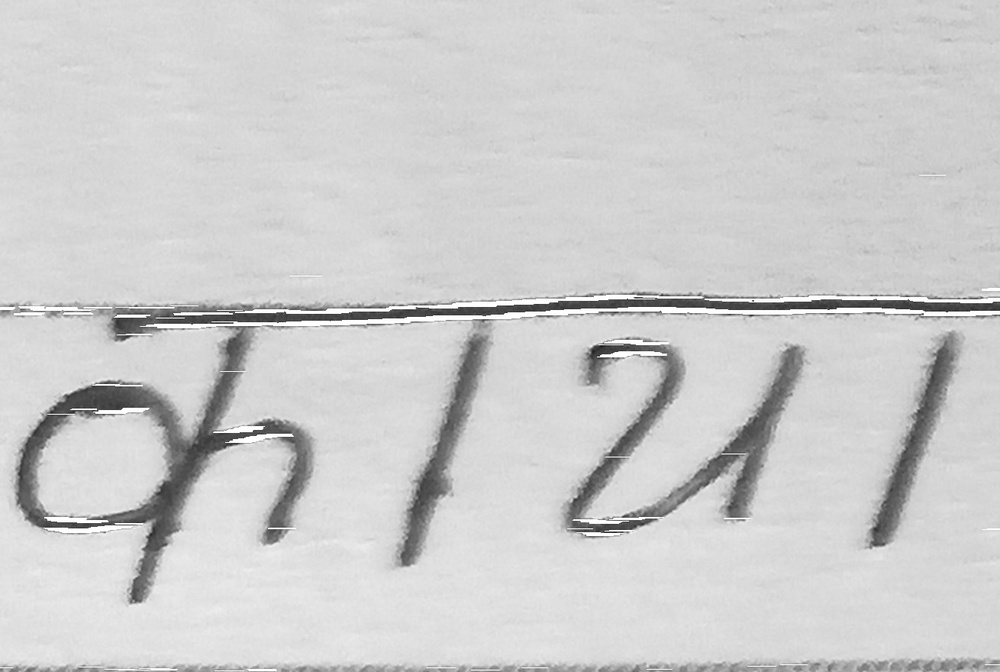
#> input picture Practice/masked_img.jpg, 1000 x 672 px, shrunk from 1310 x 880 before the run
$ jupyter execute SEGM.ipynb
#> lines starting #> are read from the running program, lines starting #| are printed output that depends on the picture; after the words box and inside, x2 and y2 are one past the last pixel; in counts of white or black regions, pixels touching at a corner belong together
[cell 1]
import cv2

[cell 2]
import numpy as np

[cell 3]
#read image
img = cv2.imread('masked_img.jpg')
#> img is the input picture: shape (672, 1000, 3); min 19, max 255, mean 205.1

#grayscale
gray = cv2.cvtColor(img,cv2.COLOR_BGR2GRAY)
cv2.waitKey(0)

#binarize
ret,thresh = cv2.threshold(gray,127,255,cv2.THRESH_BINARY_INV)
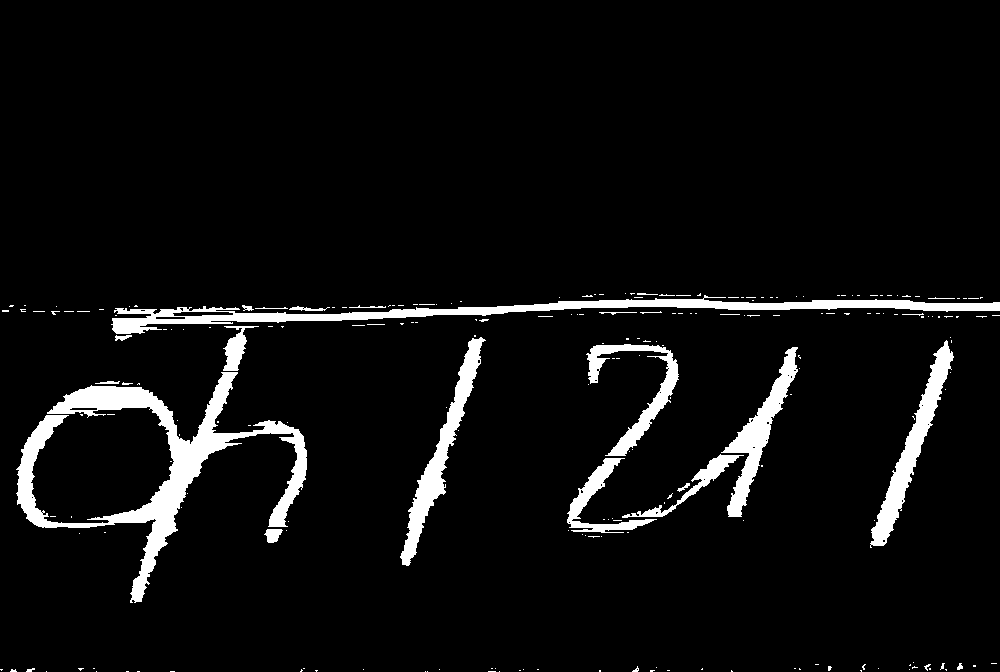
#> thresh: shape (672, 1000); 5.6% white; 224 white regions (198 under 20 px)
cv2.waitKey(0)

#find contours
ctrs, new__ = cv2.findContours(thresh.copy(), cv2.RETR_EXTERNAL,
cv2.CHAIN_APPROX_SIMPLE)
#> ctrs = 224 contours, 209 with area under 20; largest, box (x1, y1, x2, y2) and area: (16, 372, 307, 603) 11468, (111, 295, 1000, 334) 6947, (400, 337, 486, 566) 3374, (870, 340, 954, 548) 3317, (721, 347, 798, 517) 2930; new__ = 224 rows, first 6: [1, -1, -1, -1], [2, 0, -1, -1], [3, 1, -1, -1], [4, 2, -1, -1], [5, 3, -1, -1], [6, 4, -1, -1]

#sort contours
sorted_ctrs = sorted(ctrs, key=lambda ctr: cv2.boundingRect(ctr)[0])
#> sorted_ctrs has the same summary as ctrs

for i, ctr in enumerate(sorted_ctrs):
    # Get bounding box
    x, y, w, h = cv2.boundingRect(ctr)

    # Getting ROI
#     roi = img[y:y+h, x:x+w]

    # show ROI
    #cv2.imwrite('roi_imgs.png', roi)
#     cv2.imshow('charachter'+str(i), roi)
    cv2.rectangle(img,(x,y),( x + w, y + h ),(90,0,255),2)
    cv2.waitKey(0)
#> this loop made 224 passes
#> (ctr, x, y, w, h) on passes 1 to 3: ([[0, 669], [1, 670], [2, 669]], 0, 669, 3, 2), ([[2, 310], [2, 311], [8, 311], [8, 310]], 2, 310, 7, 2), ([[10, 305], [9, 306], [12, 306], [13, 305]], 9, 305, 5, 2)
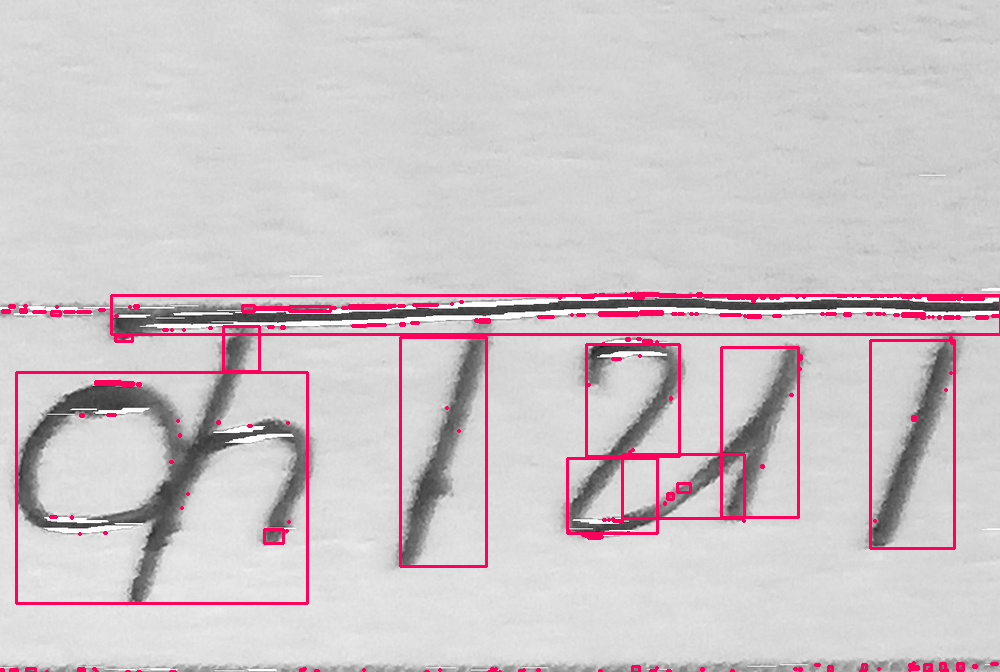
#> img: shape (672, 1000, 3); 3.55% of pixels changed, all inside (x1, y1, x2, y2) = (0, 292, 1000, 672)

cv2.imshow('marked areas',img)
cv2.waitKey(0)
#> Out = 27
